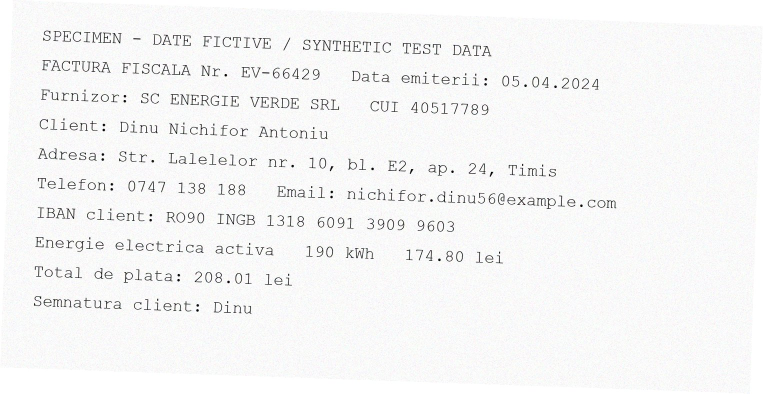
#> input picture synthetic_data/03_invoice_P1.jpg, 1526 x 787 px (shown at 1/2 size)
$ python -i image_preprocessing.py   (imports and definitions only)
#> lines starting #> are read from the running program, lines starting #| are printed output that depends on the picture; after the words box and inside, x2 and y2 are one past the last pixel; in counts of white or black regions, pixels touching at a corner belong together
### server/config.py
"""Central configuration loaded from `.env` (never hardcode secrets)."""
from __future__ import annotations

import os
from pathlib import Path

from dotenv import load_dotenv

PROJECT_ROOT = Path(__file__).resolve().parent.parent
load_dotenv(PROJECT_ROOT / ".env")


def _env(name: str, default: str = "") -> str:
    value = os.getenv(name, "")
    return value.strip() if value and value.strip() else default


TESSERACT_CMD = _env("TESSERACT_CMD")
OCR_LANGS = _env("OCR_LANGS", "ron+eng")
VAULT_SECRET_HEX = _env("VAULT_SECRET")
REDACTION_MODE = _env("REDACTION_MODE", "blur").lower()     # blur | black
# Extra margin around every redacted box: max(padding_px, ratio * box height) so descenders, letter edges and
# slightly shifted OCR boxes are covered too.
REDACTION_PADDING_RATIO = float(_env("REDACTION_PADDING_RATIO", "0.25"))
REDACTION_MIN_PADDING_PX = int(_env("REDACTION_MIN_PADDING_PX", "4"))
# Face detection (OpenCV YuNet, models/face_detection_yunet_2023mar.onnx)
FACE_MODEL_PATH = _env("FACE_MODEL_PATH", str(PROJECT_ROOT / "models" / "face_detection_yunet_2023mar.onnx"))
FACE_SCORE_THRESHOLD = float(_env("FACE_SCORE_THRESHOLD", "0.6"))
FACE_PADDING_RATIO = float(_env("FACE_PADDING_RATIO", "0.3"))       # 25-35% outward covers hair / ears / chin
# Rules learned from manual blur boxes (labels + value shapes only, never values) — shared by all folders / MCP
LEARNED_RULES_PATH = Path(_env("LEARNED_RULES_PATH", str(PROJECT_ROOT / "learned_rules.json")))
# Photographed documents: flatten the page (4-corner perspective warp) before deskew / OCR
DEWARP_ENABLED = _env("DEWARP_ENABLED", "true").lower() in ("1", "true", "yes")
# Second OCR pass for Cyrillic / foreign documents (only when cues appear); "+ukr" is added if installed
OCR_LANGS_FOREIGN = _env("OCR_LANGS_FOREIGN", "ron+eng+rus")
OUTPUT_DIR = Path(_env("OUTPUT_DIR", str(PROJECT_ROOT / "output")))
WORK_DIR = OUTPUT_DIR / "work"

LOCAL_SLM_BASE_URL = _env("LOCAL_SLM_BASE_URL", "http://localhost:11434/v1")
LOCAL_SLM_MODEL = _env("LOCAL_SLM_MODEL", "qwen2.5:3b")

OUTPUT_DIR.mkdir(parents=True, exist_ok=True)
WORK_DIR.mkdir(parents=True, exist_ok=True)

### server/image_preprocessing.py
"""OpenCV preprocessing for noisy / slightly rotated scans.

Pipeline: perspective dewarp (photos of a sheet / card on a background) -> grayscale -> deskew (projection-profile search) -> optional upscale ->
denoise -> adaptive threshold.  The deskewed colour image at ORIGINAL resolution is
kept as the redaction base so that OCR boxes align exactly with what gets redacted.
"""
from __future__ import annotations

from dataclasses import dataclass

import cv2
import numpy as np

MIN_OCR_WIDTH = 1500


@dataclass
class Preprocessed:
    base_bgr: np.ndarray     # deskewed colour image, original resolution (redaction base)
    ocr_binary: np.ndarray   # binarized image for OCR (possibly upscaled)
    ocr_gray: np.ndarray     # denoised grayscale for OCR fallback (same scale as ocr_binary)
    scale: float             # ocr image size / base image size
    angle: float             # rotation applied (degrees, counter-clockwise positive)
    dewarped: bool = False   # a photographed page was perspective-flattened first


def estimate_skew(gray: np.ndarray, max_angle: float = 10.0, step: float = 0.25) -> float:
    """Find the rotation that maximises the variance of horizontal projection profiles."""
    h, w = gray.shape[:2]
    scale = 800.0 / max(h, w) if max(h, w) > 800 else 1.0
    small = cv2.resize(gray, None, fx=scale, fy=scale, interpolation=cv2.INTER_AREA) if scale != 1.0 else gray
    _, binary = cv2.threshold(small, 0, 255, cv2.THRESH_BINARY_INV | cv2.THRESH_OTSU)
    sh, sw = binary.shape
    center = (sw / 2, sh / 2)

    def score(angle: float) -> float:
        m = cv2.getRotationMatrix2D(center, angle, 1.0)
        rotated = cv2.warpAffine(binary, m, (sw, sh), flags=cv2.INTER_NEAREST, borderValue=0)
        profile = rotated.sum(axis=1, dtype=np.float64)
        return float(np.var(profile))

    # coarse then fine search
    coarse = np.arange(-max_angle, max_angle + 1e-6, 1.0)
    best = max(coarse, key=score)
    fine = np.arange(best - 1.0, best + 1.0 + 1e-6, step)
    best = max(fine, key=score)
    return float(best)


def rotate(image: np.ndarray, angle: float) -> np.ndarray:
    h, w = image.shape[:2]
    m = cv2.getRotationMatrix2D((w / 2, h / 2), angle, 1.0)
    return cv2.warpAffine(image, m, (w, h), flags=cv2.INTER_CUBIC, borderMode=cv2.BORDER_REPLICATE)


# [21 lines left out: functions load_bgr, save_png, _order_corners, not called in this run]


def find_document_quad(bgr: np.ndarray) -> np.ndarray | None:
    """Corners of a photographed sheet / card on a contrasting background, or None.

    Accepted only for a convex 4-corner contour covering 25-98% of the image that is visibly NOT already a
    rectangle aligned with the image (a scan's own border, a full-bleed page): those are left to deskew."""
    h, w = bgr.shape[:2]
    scale = 1000.0 / max(h, w) if max(h, w) > 1000 else 1.0
    small = cv2.resize(bgr, None, fx=scale, fy=scale, interpolation=cv2.INTER_AREA) if scale != 1.0 else bgr
    gray = cv2.GaussianBlur(cv2.cvtColor(small, cv2.COLOR_BGR2GRAY), (5, 5), 0)
    area = gray.shape[0] * gray.shape[1]
    edges = cv2.Canny(gray, 40, 120)
    thr = cv2.threshold(gray, 0, 255, cv2.THRESH_BINARY | cv2.THRESH_OTSU)[1]
    for mask in (cv2.dilate(edges, np.ones((5, 5), np.uint8)), thr, 255 - thr):
        contours, _ = cv2.findContours(mask, cv2.RETR_EXTERNAL, cv2.CHAIN_APPROX_SIMPLE)
        for c in sorted(contours, key=cv2.contourArea, reverse=True)[:5]:
            a = cv2.contourArea(c)
            if not 0.25 * area <= a <= 0.98 * area:
                continue
            approx = cv2.approxPolyDP(c, 0.02 * cv2.arcLength(c, True), True)
            if len(approx) != 4 or not cv2.isContourConvex(approx):
                continue
            quad = _order_corners(approx) / scale
            tl, tr, br, bl = quad
            angles = []
            for p, q, r in ((bl, tl, tr), (tl, tr, br), (tr, br, bl), (br, bl, tl)):
                v1, v2 = p - q, r - q
                cos = float(np.dot(v1, v2) / (np.linalg.norm(v1) * np.linalg.norm(v2) + 1e-9))
                angles.append(np.degrees(np.arccos(np.clip(cos, -1, 1))))
            top, bottom = np.linalg.norm(tr - tl), np.linalg.norm(br - bl)
            left, right = np.linalg.norm(bl - tl), np.linalg.norm(br - tr)
            perspective = max(abs(a - 90) for a in angles) > 3 or \
                abs(top - bottom) / max(top, bottom) > 0.04 or abs(left - right) / max(left, right) > 0.04
            if perspective:
                return quad
            return None                                # a clean rectangle: deskew is enough
    return None


# [8 lines left out: function dewarp, not called in this run]


def preprocess(bgr: np.ndarray, deskew: bool = True) -> Preprocessed:
    dewarped = False
    if deskew:                                    # photographed at an angle: flatten the page first
        from server import config
        quad = find_document_quad(bgr) if config.DEWARP_ENABLED else None
        if quad is not None:
            bgr, dewarped = dewarp(bgr, quad), True
    gray = cv2.cvtColor(bgr, cv2.COLOR_BGR2GRAY)
    angle = estimate_skew(gray) if deskew else 0.0
    if abs(angle) >= 0.3:
        bgr = rotate(bgr, angle)
        gray = cv2.cvtColor(bgr, cv2.COLOR_BGR2GRAY)
    else:
        angle = 0.0

    h, w = gray.shape[:2]
    scale = 2.0 if w < MIN_OCR_WIDTH else 1.0
    ocr_gray = cv2.resize(gray, None, fx=scale, fy=scale, interpolation=cv2.INTER_CUBIC) if scale != 1.0 else gray
    ocr_gray = cv2.fastNlMeansDenoising(ocr_gray, None, h=10, templateWindowSize=7, searchWindowSize=21)
    binary = cv2.adaptiveThreshold(ocr_gray, 255, cv2.ADAPTIVE_THRESH_GAUSSIAN_C, cv2.THRESH_BINARY, 31, 15)
    return Preprocessed(base_bgr=bgr, ocr_binary=binary, ocr_gray=ocr_gray, scale=scale, angle=angle,
                        dewarped=dewarped)

>>> import cv2
>>> picture = cv2.imread('../synthetic_data/03_invoice_P1.jpg')
#> picture is the input picture: shape (787, 1526, 3); mean B, G, R 245, 245.1, 245.1
>>> result = preprocess(picture)
#> in find_document_quad, `edges = cv2.Canny(gray, 40, 120)`:
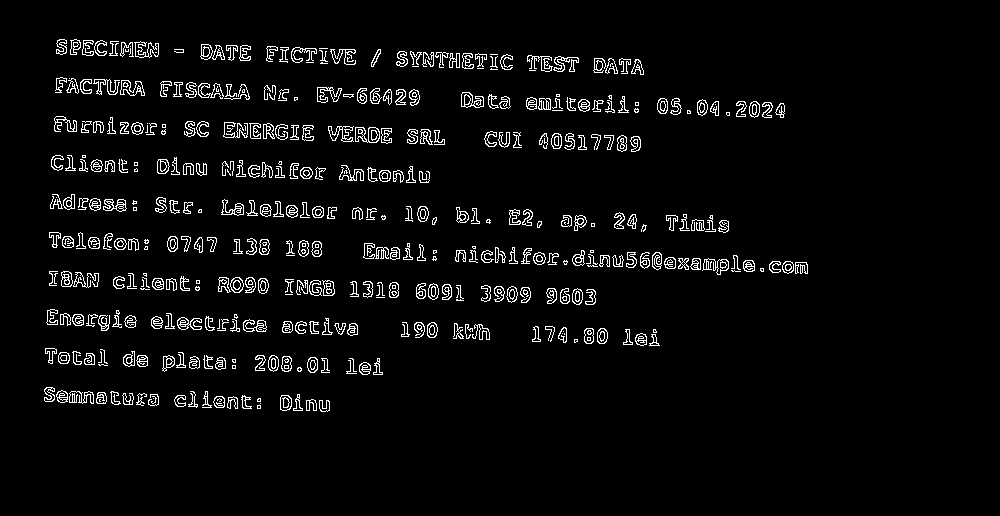
#> edges: shape (516, 1000); 4.2% white in thin lines or dots, all inside (x1, y1, x2, y2) = (44, 39, 808, 412)
#> in find_document_quad, `thr = cv2.threshold(gray, 0, 255, cv2.THRESH_BINARY | cv2.THRESH_OTSU)..`:
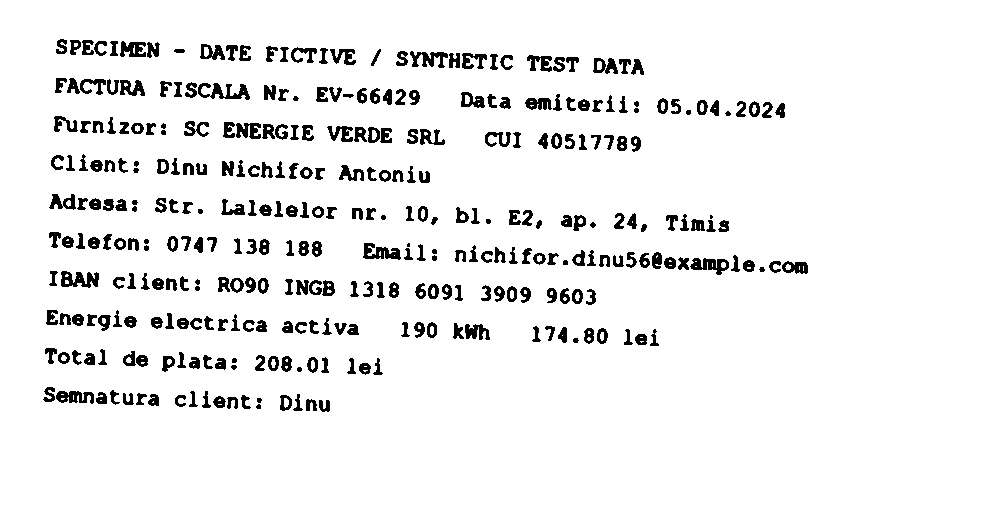
#> thr: shape (516, 1000); 93.6% white; 333 black regions (2 under 20 px), largest, box (x1, y1, x2, y2) and area: (198, 83, 250, 100) 422, (61, 271, 99, 288) 397, (363, 243, 401, 260) 364
#> the loop in find_document_quad, `for mask in (cv2.dilate(edges, np.ones((5, 5), np.uint8)), thr, 255 - ..` made 3 passes
#> contours on pass 2: [[[0, 0], [0, 515], [999, 515], [999, 0]]]
#> in estimate_skew, `_, binary = cv2.threshold(small, 0, 255, cv2.THRESH_BINARY_INV | cv2.T..`:
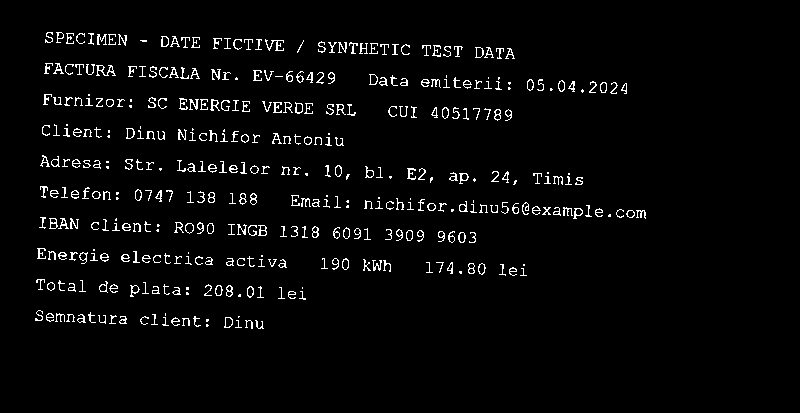
#> binary: shape (413, 800); 3.3% white in thin lines or dots, all inside (x1, y1, x2, y2) = (35, 32, 646, 329)
#> in estimate_skew, `coarse = np.arange(-max_angle, max_angle + 1e-6, 1.0)`: coarse = 21 values from -10 to 10
#> in score, `m = cv2.getRotationMatrix2D(center, angle, 1.0)`: m = [[0.985, -0.174, 41.94], [0.174, 0.985, -66.32]]
#> in score, `profile = rotated.sum(axis=1, dtype=np.float64)`: profile = 413 values, max 16320 at index 254, min 0 at index 303, mean 6539.9
#> in estimate_skew, `best = max(coarse, key=score)`: best = 2
#> in estimate_skew, `fine = np.arange(best - 1.0, best + 1.0 + 1e-6, step)`: fine = [1, 1.25, 1.5, 1.75, 2, 2.25, 2.5, 2.75, 3]
#> in score (call 27), `m = cv2.getRotationMatrix2D(center, angle, 1.0)`: m = [[0.999, 0.0393, -7.8], [-0.0393, 0.999, 15.86]]
#> in score (call 27), `rotated = cv2.warpAffine(binary, m, (sw, sh), flags=cv2.INTER_NEAREST,..`:
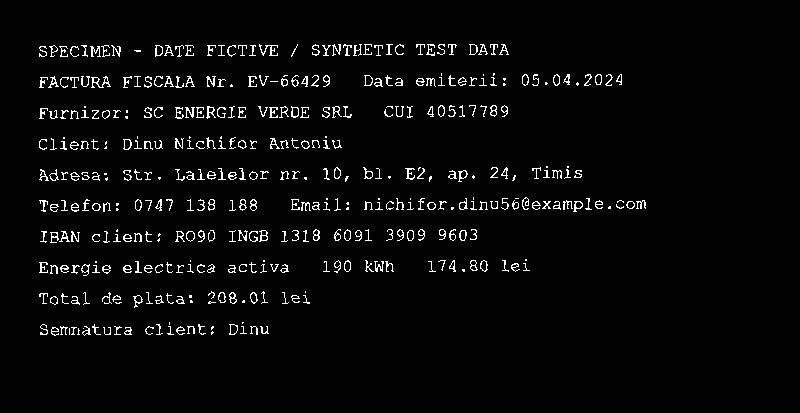
#> rotated: shape (413, 800); 3.3% white in thin lines or dots, all inside (x1, y1, x2, y2) = (39, 44, 646, 336)
#> in score (call 27), `profile = rotated.sum(axis=1, dtype=np.float64)`: profile = 413 values, max 44115 at index 208, min 0 at index 0, mean 6746.7
#> in score (call 28), `m = cv2.getRotationMatrix2D(center, angle, 1.0)`: m = [[0.999, 0.0436, -8.63], [-0.0436, 0.999, 17.64]]
#> in score (call 28), `rotated = cv2.warpAffine(binary, m, (sw, sh), flags=cv2.INTER_NEAREST,..`:
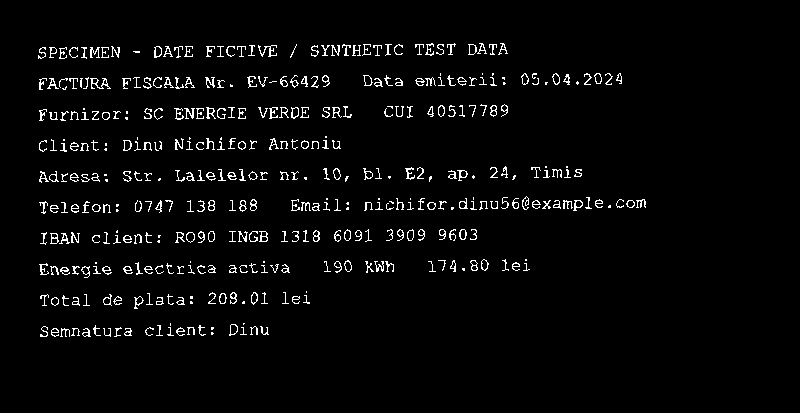
#> rotated: shape (413, 800); 3.3% white in thin lines or dots, all inside (x1, y1, x2, y2) = (38, 43, 646, 337)
#> in score (call 28), `profile = rotated.sum(axis=1, dtype=np.float64)`: profile = 413 values, max 41565 at index 78, min 0 at index 0, mean 6744.8
#> in score (call 29), `m = cv2.getRotationMatrix2D(center, angle, 1.0)`: m = [[0.999, 0.048, -9.45], [-0.048, 0.999, 19.43]]
#> in score (call 29), `rotated = cv2.warpAffine(binary, m, (sw, sh), flags=cv2.INTER_NEAREST,..`:
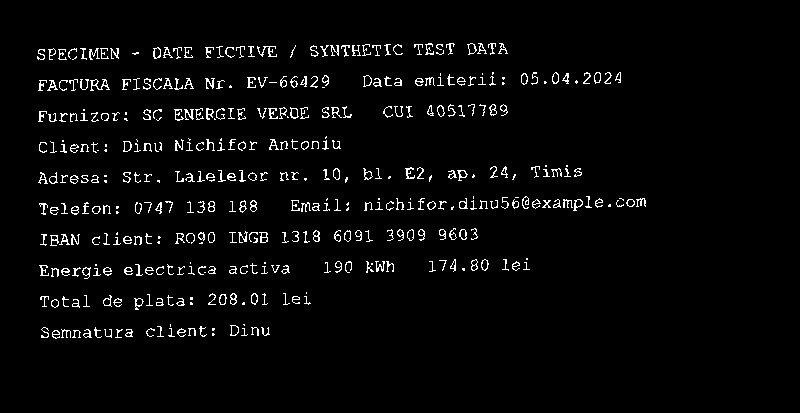
#> rotated: shape (413, 800); 3.3% white in thin lines or dots, all inside (x1, y1, x2, y2) = (37, 43, 646, 339)
#> in score (call 29), `profile = rotated.sum(axis=1, dtype=np.float64)`: profile = 413 values, max 39780 at index 206, min 0 at index 0, mean 6745.5
#> in preprocess, `angle = estimate_skew(gray) if deskew else 0.0`: angle = 2
#> in rotate, `m = cv2.getRotationMatrix2D((w / 2, h / 2), angle, 1.0)`: m = [[0.999, 0.0349, -13.27], [-0.0349, 0.999, 26.87]]
#> in preprocess, `binary = cv2.adaptiveThreshold(ocr_gray, 255, cv2.ADAPTIVE_THRESH_GAUS..`:
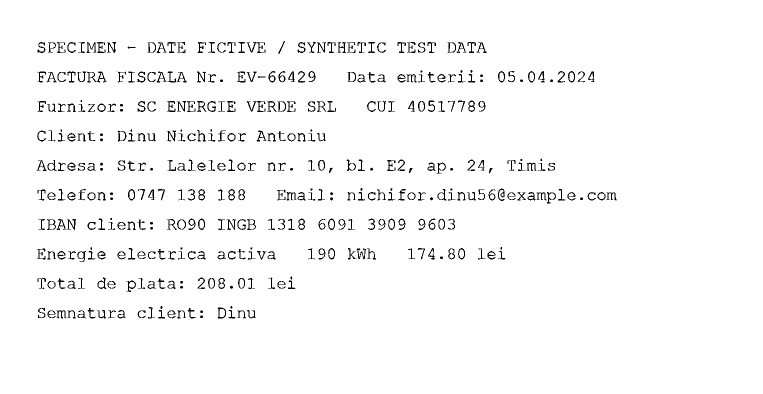
#> binary: shape (787, 1526) (shown at 1/2 size); 97% white; black in thin lines or dots, all inside (x1, y1, x2, y2) = (73, 82, 1233, 637)

$ run again, on synthetic_data/06_invoice_P2.jpg
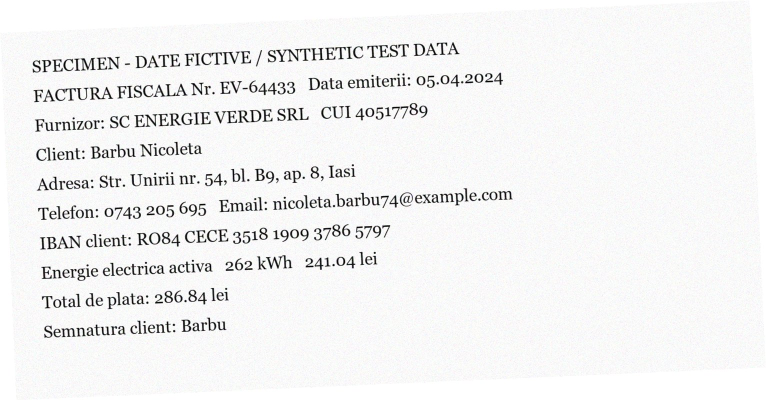
#> input picture synthetic_data/06_invoice_P2.jpg, 1532 x 801 px (shown at 1/2 size)
#> picture is the input picture: shape (801, 1532, 3); mean B, G, R 241.7, 241.7, 241.7
#> in find_document_quad, `edges = cv2.Canny(gray, 40, 120)`:
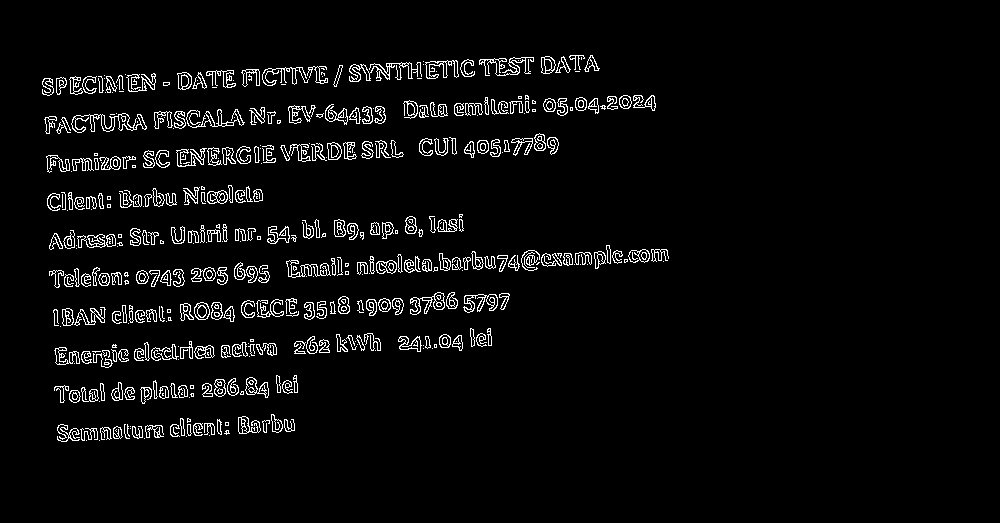
#> edges: shape (523, 1000); 4.1% white in thin lines or dots, all inside (x1, y1, x2, y2) = (42, 55, 669, 442)
#> thr: shape (523, 1000); 93.4% white; 252 black regions (49 under 20 px), largest, box (x1, y1, x2, y2) and area: (349, 62, 422, 82) 702, (174, 109, 244, 128) 598, (280, 143, 342, 162) 586
#> the loop in find_document_quad, `for mask in (cv2.dilate(edges, np.ones((5, 5), np.uint8)), thr, 255 - ..` made 3 passes
#> contours on pass 2: [[[0, 0], [0, 522], [999, 522], [999, 0]]]
#> coarse = 21 values from -10 to 10
#> in score, `m = cv2.getRotationMatrix2D(center, angle, 1.0)`: m = [[0.985, -0.174, 42.37], [0.174, 0.985, -66.28]]
#> rotated: shape (418, 800); 4.3% white in thin lines or dots, all inside (x1, y1, x2, y2) = (27, 2, 545, 314)
#> profile = 418 values, max 23970 at index 226, min 0 at index 0, mean 8777.4
#> rotated: shape (418, 800); 4.3% white in thin lines or dots, all inside (x1, y1, x2, y2) = (28, 8, 543, 318)
#> rotated: shape (418, 800); 4.3% white in thin lines or dots, all inside (x1, y1, x2, y2) = (30, 14, 541, 321)
#> rotated: shape (418, 800); 4.3% white in thin lines or dots, all inside (x1, y1, x2, y2) = (31, 20, 539, 324)
#> rotated: shape (418, 800); 4.3% white in thin lines or dots, all inside (x1, y1, x2, y2) = (33, 26, 537, 327)
#> rotated: shape (418, 800); 4.3% white in thin lines or dots, all inside (x1, y1, x2, y2) = (35, 32, 535, 330)
#> rotated: shape (418, 800); 4.3% white in thin lines or dots, all inside (x1, y1, x2, y2) = (37, 38, 535, 333)
#> rotated: shape (418, 800); 4.3% white in thin lines or dots, all inside (x1, y1, x2, y2) = (39, 44, 535, 336)
#> rotated: shape (418, 800); 4.3% white in thin lines or dots, all inside (x1, y1, x2, y2) = (39, 46, 535, 341)
#> rotated: shape (418, 800); 4.3% white in thin lines or dots, all inside (x1, y1, x2, y2) = (36, 45, 535, 347)
#> rotated: shape (418, 800); 4.3% white in thin lines or dots, all inside (x1, y1, x2, y2) = (32, 43, 535, 359)
#> rotated: shape (418, 800); 4.3% white in thin lines or dots, all inside (x1, y1, x2, y2) = (29, 42, 535, 365)
#> rotated: shape (418, 800); 4.3% white in thin lines or dots, all inside (x1, y1, x2, y2) = (27, 40, 535, 371)
#> rotated: shape (418, 800); 4.3% white in thin lines or dots, all inside (x1, y1, x2, y2) = (25, 39, 535, 377)
#> rotated: shape (418, 800); 4.3% white in thin lines or dots, all inside (x1, y1, x2, y2) = (23, 38, 534, 383)
#> rotated: shape (418, 800); 4.3% white in thin lines or dots, all inside (x1, y1, x2, y2) = (21, 37, 534, 389)
#> rotated: shape (418, 800); 4.3% white in thin lines or dots, all inside (x1, y1, x2, y2) = (19, 36, 534, 395)
#> rotated: shape (418, 800); 4.3% white in thin lines or dots, all inside (x1, y1, x2, y2) = (17, 35, 533, 401)
#> rotated: shape (418, 800); 4.3% white in thin lines or dots, all inside (x1, y1, x2, y2) = (16, 35, 533, 407)
#> rotated: shape (418, 800); 4.3% white in thin lines or dots, all inside (x1, y1, x2, y2) = (15, 34, 533, 412)
#> in estimate_skew, `best = max(coarse, key=score)`: best = -2
#> fine = [-3, -2.75, -2.5, -2.25, -2, -1.75, -1.5, -1.25, -1]
#> rotated: shape (418, 800); 4.3% white in thin lines or dots, all inside (x1, y1, x2, y2) = (39, 46, 535, 337)
#> rotated: shape (418, 800); 4.3% white in thin lines or dots, all inside (x1, y1, x2, y2) = (40, 47, 535, 338)
#> rotated: shape (418, 800); 4.3% white in thin lines or dots, all inside (x1, y1, x2, y2) = (40, 47, 535, 339)
#> rotated: shape (418, 800); 4.3% white in thin lines or dots, all inside (x1, y1, x2, y2) = (38, 46, 535, 342)
#> rotated: shape (418, 800); 4.3% white in thin lines or dots, all inside (x1, y1, x2, y2) = (38, 46, 535, 344)
#> rotated: shape (418, 800); 4.3% white in thin lines or dots, all inside (x1, y1, x2, y2) = (37, 45, 535, 345)
#> in estimate_skew, `best = max(fine, key=score)`: best = -2.5
#> in rotate, `m = cv2.getRotationMatrix2D((w / 2, h / 2), angle, 1.0)`: m = [[0.999, -0.0436, 18.2], [0.0436, 0.999, -33.03]]
#> in preprocess, `binary = cv2.adaptiveThreshold(ocr_gray, 255, cv2.ADAPTIVE_THRESH_GAUS..`:
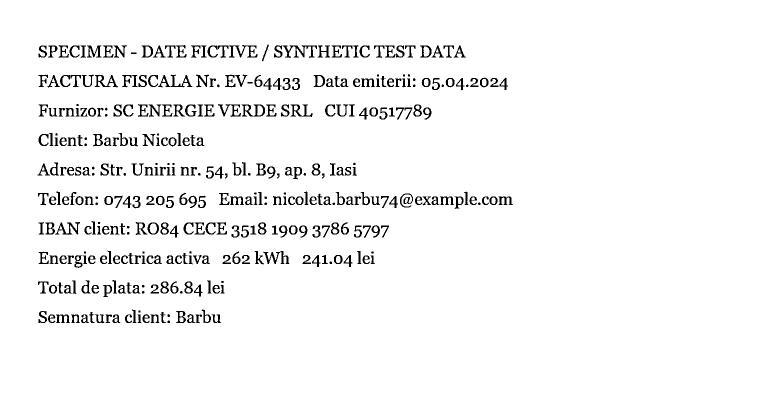
#> binary: shape (801, 1532) (shown at 1/2 size); 95.9% white; 365 black regions (19 under 20 px), largest, box (x1, y1, x2, y2) and area: (565, 90, 634, 116) 582, (316, 149, 385, 175) 518, (458, 90, 515, 116) 491
